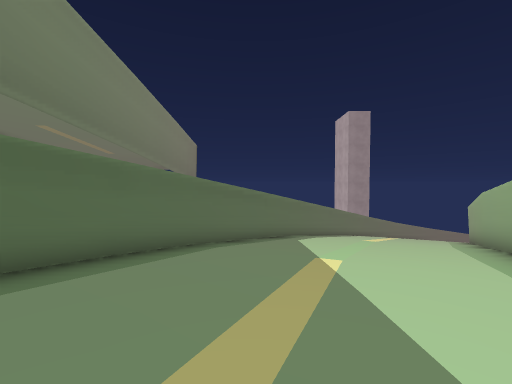
view 1 (above)

14 first-person views from a walk through a 3-D level made in the Unity game engine. The camera is 1.2 m above the floor, tilts 2° down and sees 90° across. The floor is counted in squares, 1.71 m on a side. Each view is taken from the middle of a square. On the plan, view 1 faces up. The plan holds only what a view shows up to about 9 squares ahead; the rest is blank. The place goes on beyond the plan. The player character is not drawn. Some animated figures are left out. Some surface patterns are stand-ins.

view 2
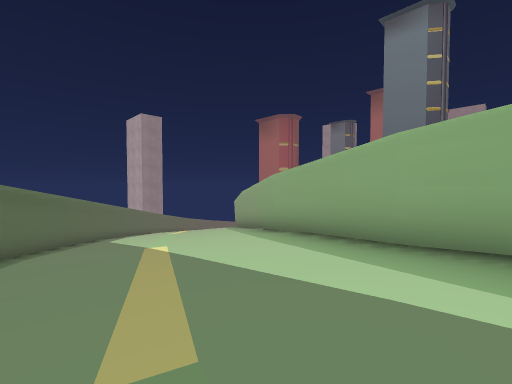

view 3
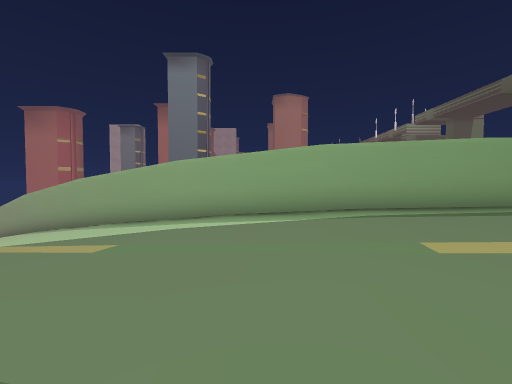

view 4
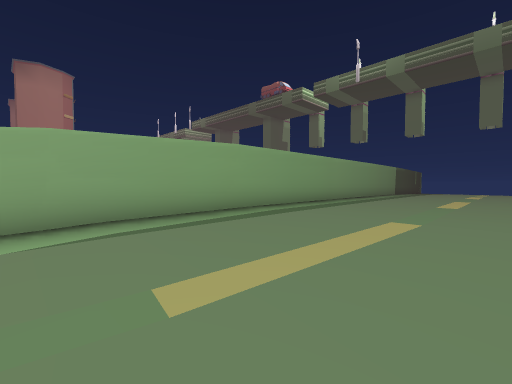

view 5
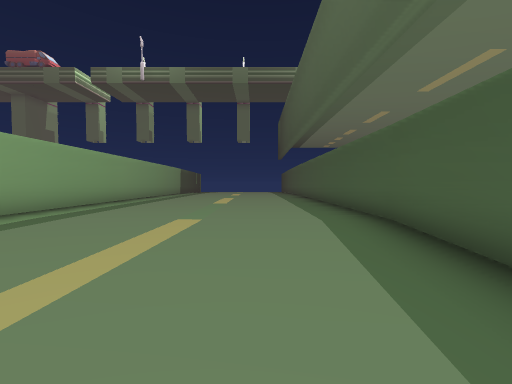

view 6
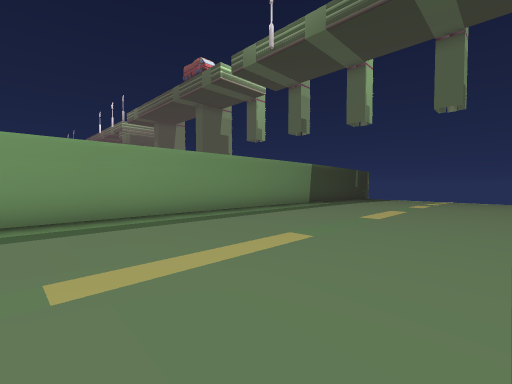

view 7
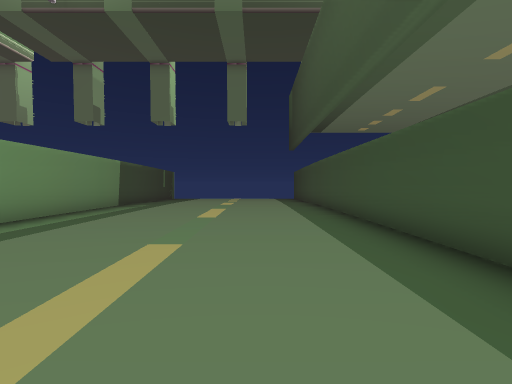

view 8
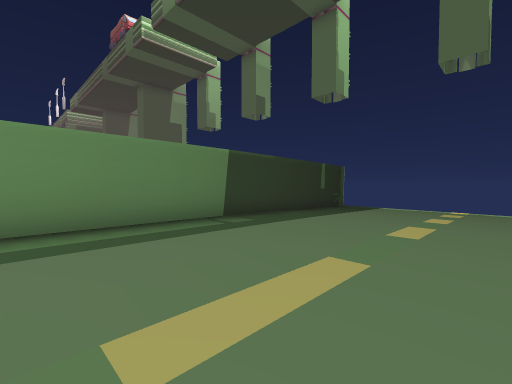

view 9
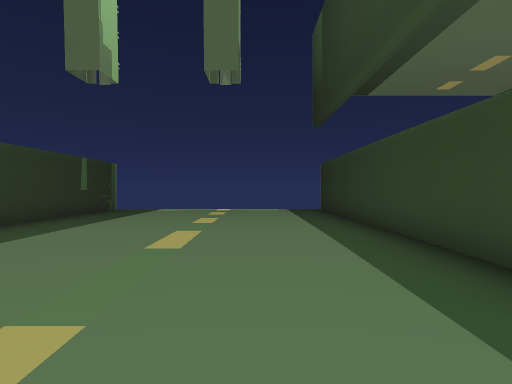

view 10
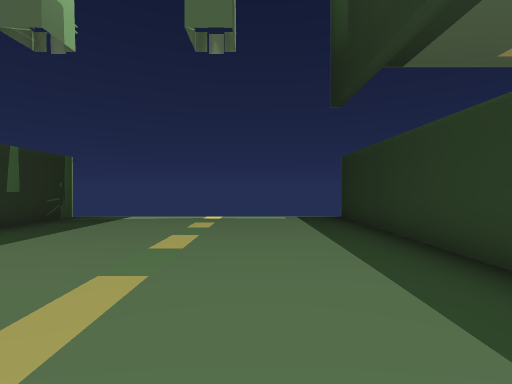

view 11
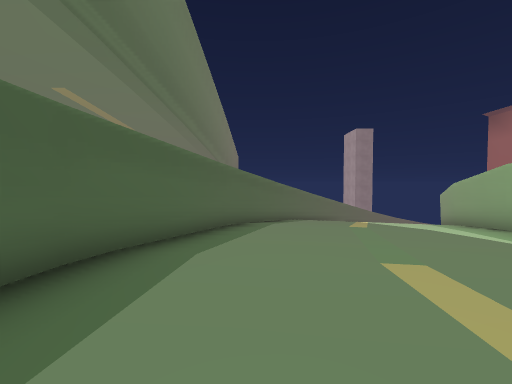

view 12
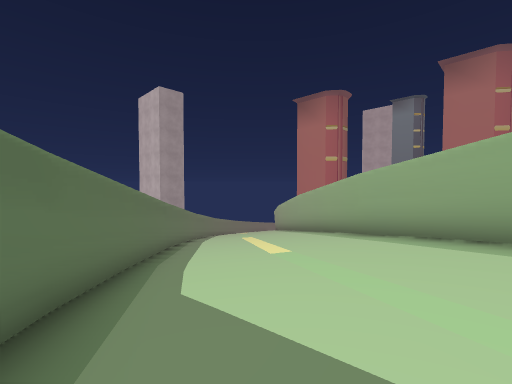

view 13
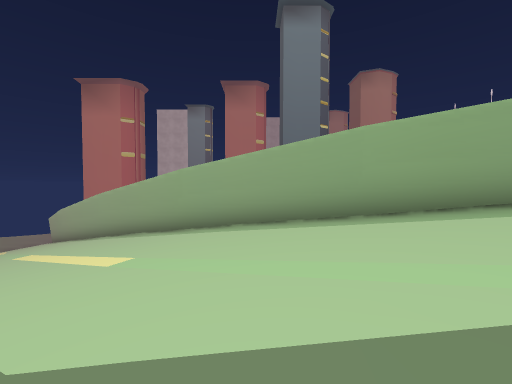

view 14
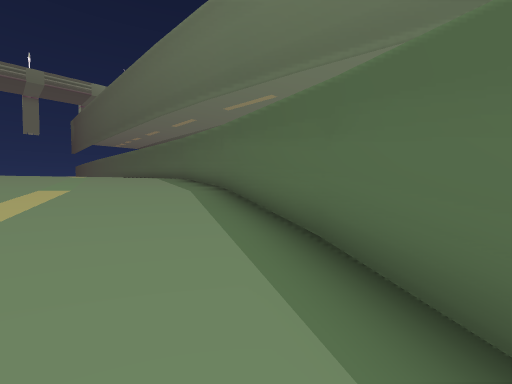

### Floor plan
Key: @ floor where view 1 was taken; # wall or solid block; . main floor; - floor 0.25 m lower than the main floor; _ floor 0.5 m lower than the main floor; < floor 0.75 m lower than the main floor; ( floor 1 m lower than the main floor; / step, stairs or slope.
Columns run from 5 left of view 1 to 8 right of it. Each row starts with its distance up from view 1.
  9      ##//////#
  8      #//////##
  7     ##//////#
  6    ##//////##
  5    #///////#
  4   ##//////##
  3   #(/////##
  2  ##//////#
  1  #_/////<#
  0  #///@//##
 -1 ##//////#
 -2 #./////-#
 -3 #...../##
 -4 #......#
 -5 #......#
 -6 #......#
 -7 #......#
 -8 #......#
 -9 #......#
-10 #......#
-11 #......#
-12 #......#
-13 #......#
-14 #......#
-15 #......#
-16 #......#
-17 #......#
-18 #......#
-19 #......#
-20 #......#
-21 #......#
-22 #......#
-23 #......#
-24 #......#
-25 #      #

Positions as (right, up) in squares from view 1, and headings:
1: (0, 0), facing up
2: (-1, -1), facing up-right
3: (-4, -2), facing right
4: (-3, -3), facing down-right
5: (-3, -3), facing down
6: (-4, -10), facing down-right
7: (-3, -10), facing down
8: (-3, -15), facing down-right
9: (-3, -16), facing down
10: (-3, -18), facing down
11: (-3, -6), facing up
12: (0, 5), facing up-right
13: (0, 6), facing right
14: (0, 5), facing down-left
